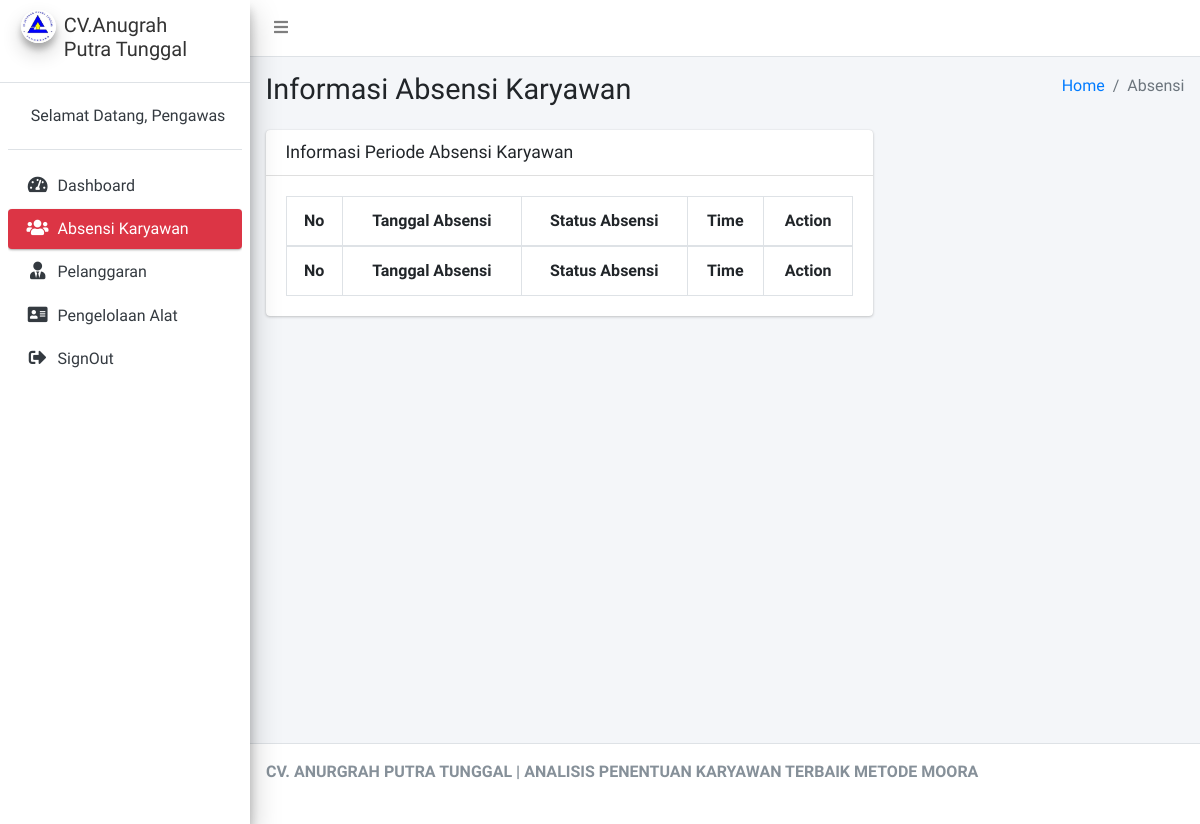
Before: /Pengawas/cAbsensi/rincian/07/2023/1 (signed in) with the older database file.
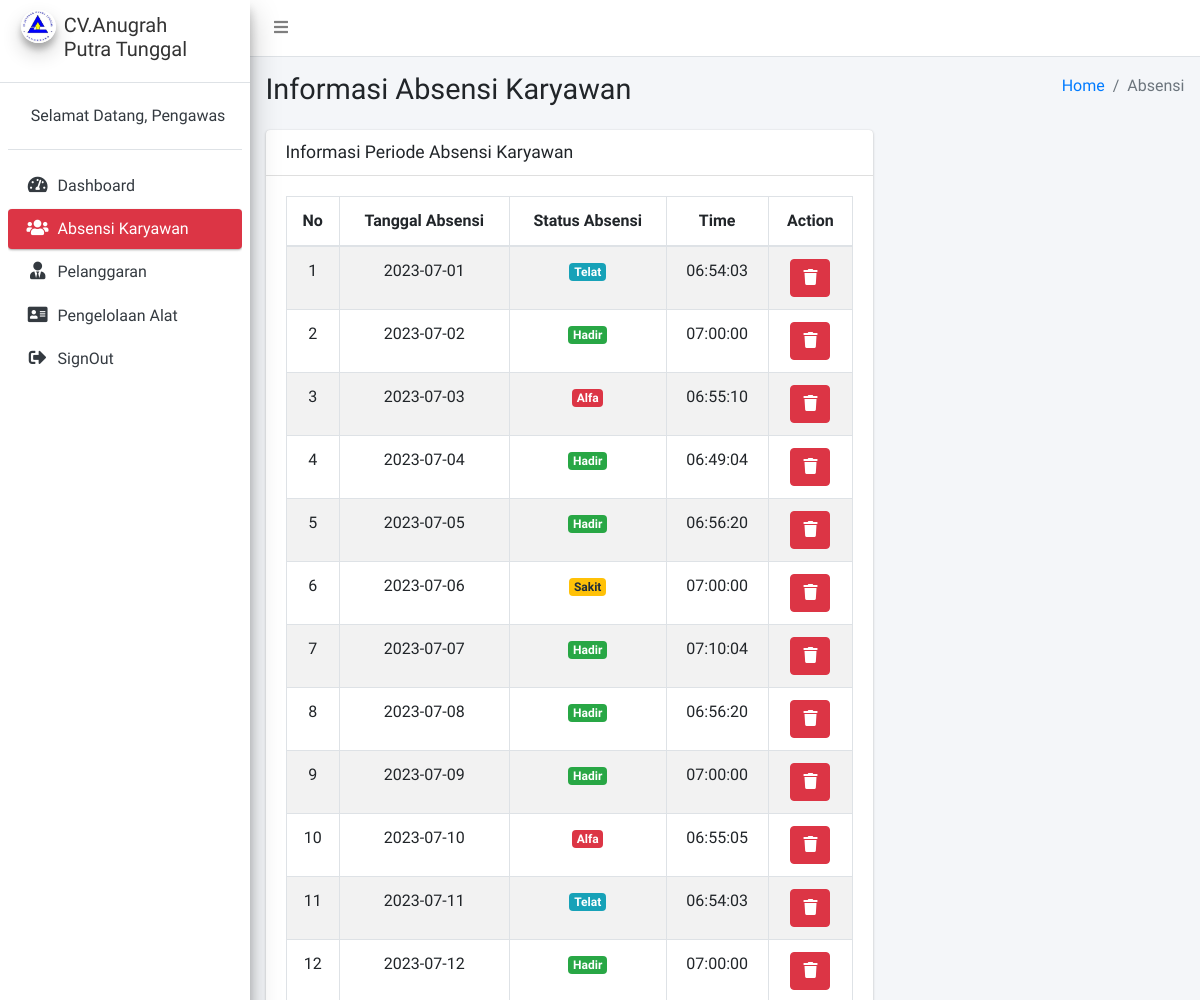
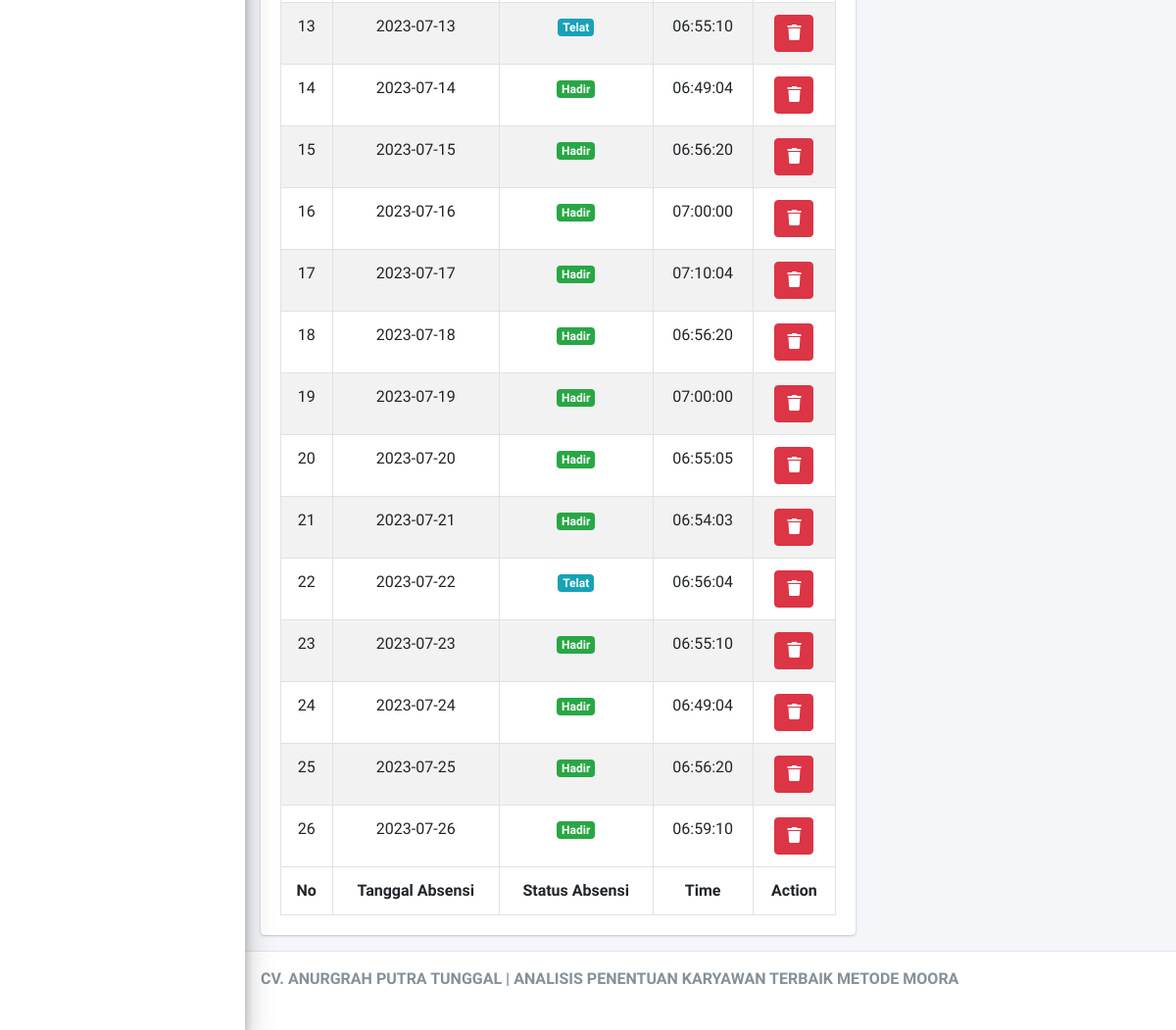
After: the same page with the newer database file (2 pictures, top to bottom).
### tables this page shows
CREATE TABLE `tbl_absensi` (
  `id_absensi` int(11) NOT NULL,
  `id_karyawan` int(11) NOT NULL,
  `tgl_absensi` varchar(15) NOT NULL,
  `stat_absensi` int(11) NOT NULL,
  `time` time NOT NULL
);

### application/controllers/Pengawas/cAbsensi.php (called while the page is built, shortened)
<?php
class cAbsensi extends CI_Controller
{
	public function __construct()
	{
		$this->load->model('mAbsensi');
	}
	public function rincian($bulan, $tahun, $id_karyawan)
	{
		$data = array(
			'bulan' => $bulan,
			'tahun' => $tahun,
			'id_karyawan' => $id_karyawan,
			'view_absensi' => $this->mAbsensi->rincian($bulan, $tahun, $id_karyawan)
		);
		$this->load->view('Pengawas/Layout/head');
		$this->load->view('Pengawas/Layout/aside');
		$this->load->view('Pengawas/vRincianAbsensi', $data);
		$this->load->view('Pengawas/Layout/footer');
	}
}

### index.php (called while the page is built, shortened)
<?php
require_once BASEPATH.'core/CodeIgniter.php';

### application/models/mAbsensi.php (called while the page is built, shortened)
<?php
class mAbsensi extends CI_Model
{
	public function rincian($bulan, $tahun, $id_karyawan)
	{
		return $this->db->query("SELECT TIME(time) as waktu, tgl_absensi, id_karyawan, stat_absensi, time, id_absensi FROM `tbl_absensi` WHERE MONTH(tgl_absensi) = '" . $bulan . "' AND YEAR(tgl_absensi) = '" . $tahun . "' AND id_karyawan='" . $id_karyawan . "'")->result();
	}
}

### application/views/Pengawas/vRincianAbsensi.php (the view, shortened to what this page needs)
<div class="content-wrapper">
	<section class="content-header">
		<div class="container-fluid">
			<div class="row mb-2">
				<div class="col-sm-6">
					<h1>Informasi Absensi Karyawan</h1>
				</div>
				<div class="col-sm-6">
					<ol class="breadcrumb float-sm-right">
						<li class="breadcrumb-item"><a href="#">Home</a></li>
						<li class="breadcrumb-item active">Absensi</li>
					</ol>
				</div>
			</div>
		</div>
	</section>
	<section class="content">
		<div class="container-fluid">
			<div class="row">
				<div class="col-8  ">
					<div class="card">
						<div class="card-header">
							<h3 class="card-title">Informasi Periode Absensi Karyawan</h3>
						</div>
						<div class="card-body">
							<table id="example1" class="table table-bordered table-striped">
								<thead>
									<tr>
										<th class="text-center">No</th>
										<th class="text-center">Tanggal Absensi</th>
										<th class="text-center">Status Absensi</th>
										<th class="text-center">Time</th>
										<th class="text-center">Action</th>
									</tr>
								</thead>
								<tbody>
									<?php
									$no = 1;
									foreach ($view_absensi as $key => $value) {
									?>
										<tr>
											<td class="text-center"><?= $no++ ?></td>
											<td class="text-center"><?= $value->tgl_absensi ?></td>
											<td class="text-center">
												<?php
												if ($value->stat_absensi == '1') {
												?>
													<span class="badge badge-success">Hadir</span>
												<?php
												} else if ($value->stat_absensi == '2') {
												?>
													<span class="badge badge-danger">Alfa</span>
												<?php
												} else if ($value->stat_absensi == '3') {
												?>
													<span class="badge badge-warning">Sakit</span>
												<?php
												} else if ($value->stat_absensi == '9') {
												?>
													<span class="badge badge-info">Telat</span>
												<?php
												}
												?>
											</td>
											<td class="text-center"><?= $value->time ?></td>
											<td class="text-center">
												<div class="btn-group">
													<a href="<?= base_url('Pengawas/cAbsensi/delete/' . $bulan . '/' . $tahun . '/' . $id_karyawan . '/' . $value->id_absensi) ?>" class="btn btn-danger"><i class="fas fa-trash"></i></a>
												</div>
											</td>
										</tr>
									<?php
									}
									?>
								</tbody>
								<tfoot>
									<tr>
										<th class="text-center">No</th>
										<th class="text-center">Tanggal Absensi</th>
										<th class="text-center">Status Absensi</th>
										<th class="text-center">Time</th>
										<th class="text-center">Action</th>
									</tr>
								</tfoot>
							</table>
						</div>
					</div>
				</div>
			</div>
		</div>
	</section>
</div>

Changed rows visible on the page:
now on this page (row edited): tbl_absensi: tgl_absensi "2023-07-01", stat_absensi "Telat", time "06:54:03"
now on this page (row edited): tbl_absensi: tgl_absensi "2023-07-02", stat_absensi "Hadir", time "07:00:00"
now on this page (row edited): tbl_absensi: tgl_absensi "2023-07-03", stat_absensi "Alfa", time "06:55:10"
now on this page (row edited): tbl_absensi: tgl_absensi "2023-07-04", stat_absensi "Hadir", time "06:49:04"
now on this page (row edited): tbl_absensi: tgl_absensi "2023-07-05", stat_absensi "Hadir", time "06:56:20"
now on this page (row edited): tbl_absensi: tgl_absensi "2023-07-06", stat_absensi "Sakit", time "07:00:00"
now on this page (row edited): tbl_absensi: tgl_absensi "2023-07-07", stat_absensi "Hadir", time "07:10:04"
now on this page (row edited): tbl_absensi: tgl_absensi "2023-07-08", stat_absensi "Hadir", time "06:56:20"
now on this page (row edited): tbl_absensi: tgl_absensi "2023-07-09", stat_absensi "Hadir", time "07:00:00"
now on this page (row edited): tbl_absensi: tgl_absensi "2023-07-10", stat_absensi "Alfa", time "06:55:05"
now on this page (row edited): tbl_absensi: tgl_absensi "2023-07-11", stat_absensi "Telat", time "06:54:03"
now on this page (row edited): tbl_absensi: tgl_absensi "2023-07-12", stat_absensi "Hadir", time "07:00:00"
now on this page (row edited): tbl_absensi: tgl_absensi "2023-07-13", stat_absensi "Telat", time "06:55:10"
now on this page (row edited): tbl_absensi: tgl_absensi "2023-07-14", stat_absensi "Hadir", time "06:49:04"
now on this page (row edited): tbl_absensi: tgl_absensi "2023-07-15", stat_absensi "Hadir", time "06:56:20"
now on this page (row edited): tbl_absensi: tgl_absensi "2023-07-16", stat_absensi "Hadir", time "07:00:00"
now on this page (row edited): tbl_absensi: tgl_absensi "2023-07-17", stat_absensi "Hadir", time "07:10:04"
now on this page (row edited): tbl_absensi: tgl_absensi "2023-07-18", stat_absensi "Hadir", time "06:56:20"
now on this page (row edited): tbl_absensi: tgl_absensi "2023-07-19", stat_absensi "Hadir", time "07:00:00"
now on this page (row edited): tbl_absensi: tgl_absensi "2023-07-20", stat_absensi "Hadir", time "06:55:05"
now on this page (row edited): tbl_absensi: tgl_absensi "2023-07-21", stat_absensi "Hadir", time "06:54:03"
now on this page (row edited): tbl_absensi: tgl_absensi "2023-07-22", stat_absensi "Telat", time "06:56:04"
now on this page (row edited): tbl_absensi: tgl_absensi "2023-07-23", stat_absensi "Hadir", time "06:55:10"
now on this page (row edited): tbl_absensi: tgl_absensi "2023-07-24", stat_absensi "Hadir", time "06:49:04"
now on this page (row edited): tbl_absensi: tgl_absensi "2023-07-25", stat_absensi "Hadir", time "06:56:20"
now on this page (row edited): tbl_absensi: tgl_absensi "2023-07-26", stat_absensi "Hadir", time "06:59:10"
